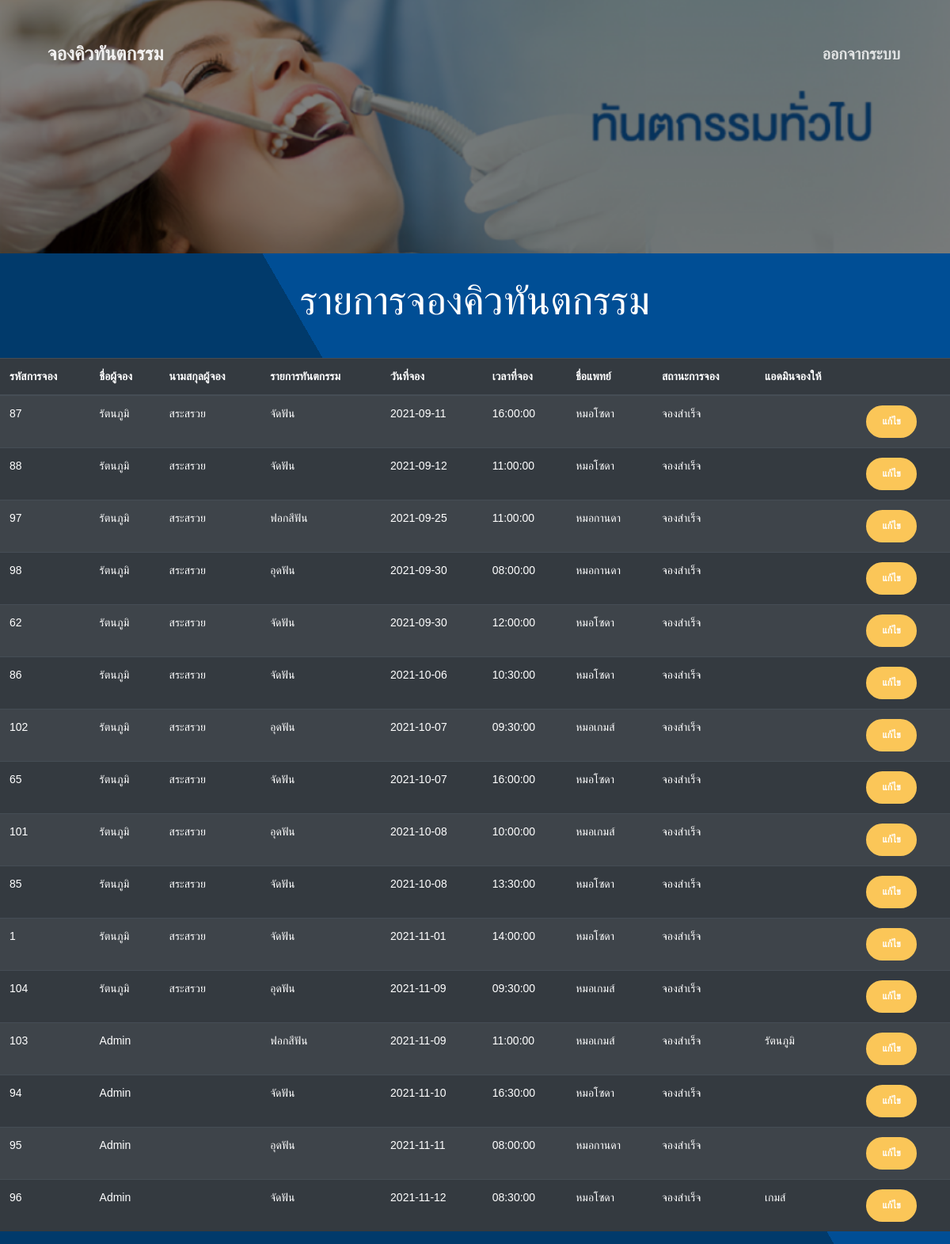
The page /index.php/main/showadmin on the database its author committed.
### tables this page shows
CREATE TABLE `dentalitems` (
  `idDental` int(11) NOT NULL,
  `idUser` int(11) NOT NULL,
  `date` date NOT NULL,
  `time` time NOT NULL,
  `dentalname` varchar(30) DEFAULT NULL,
  `nameDoctor` varchar(30) DEFAULT NULL,
  `status` varchar(20) NOT NULL,
  `namecus` varchar(30) NOT NULL
);

CREATE TABLE `user` (
  `idUser` int(11) NOT NULL,
  `name` varchar(30) NOT NULL,
  `lname` varchar(30) NOT NULL,
  `gender` varchar(10) NOT NULL,
  `email` varchar(20) NOT NULL,
  `password` varchar(20) NOT NULL,
  `phone` int(20) NOT NULL,
  `congenitaldisease` varchar(30) NOT NULL,
  `allergic` varchar(20) NOT NULL,
  `blood` varchar(10) NOT NULL,
  `emergencycontract` varchar(20) NOT NULL,
  `emergencyphone` int(11) NOT NULL,
  `level` varchar(3) NOT NULL
);

### application/controllers/Main.php (called while the page is built, shortened)
<?php
class Main extends CI_Controller
{
	function __construct()
	{
		$this->load->model('Menu_dental', 'DT');
		$this->load->helper('url');
	}
	public function showadmin()
	{
		$result['DT'] = $this->DT->get_admin();
		$this->load->view('Admin', $result);
	}
}

### index.php (called while the page is built, shortened)
<?php
require_once BASEPATH.'core/CodeIgniter.php';

### application/models/Menu_dental.php (called while the page is built, shortened)
<?php defined('BASEPATH') or exit('No direct script access allowed');
class Menu_dental extends CI_Model
{
    function get_admin()
    {
        $this->db->select('*');
        $this->db->from('dentalitems');
        $this->db->join('user', 'user.idUser = dentalitems.idUser', 'left');
        $this->db->order_by('date', 'ASC');
        $this->db->order_by('time', 'ASC');
        $query = $this->db->get();
        return $query->result();
    }
}

### application/views/Admin.php (the view, shortened to what this page needs)
<!DOCTYPE html>
<html lang="en">
<head>
</head>
<body style="background-color: #013A6B;
  background-image: -webkit-linear-gradient(30deg, #013A6B 50%, #004E95 50%);
  min-height: 500px;">
  <?php
  include_once "header.php";
  ?>
  <div class="page-header page-header-xs" data-parallax="true" style="background-image: url('../../assets/img/headeradmin.png');">
  </div>
  <center>
    <h1 style="color:white;">รายการจองคิวทันตกรรม</h1>
  </center>
  <br /> <br />
  <table class="table table-striped table-dark">
    <thead>
      <tr>
        <th scope="col">รหัสการจอง</th>
        <th scope="col">ชื่อผู้จอง</th>
        <th scope="col">นามสกุลผู้จอง</th>
        <th scope="col">รายการทันตกรรม</th>
        <th scope="col">วันที่จอง</th>
        <th scope="col">เวลาที่จอง</th>
        <th scope="col">ชื่อแพทย์</th>
        <th scope="col">สถานะการจอง</th>
        <th scope="col">แอดมินจองให้</th>
        <th scope="col"></th>
      </tr>
    </thead>
    <tbody>
      <?php
      foreach ($DT as $row) {
        echo "<tr>";
        echo "<td>" . $row->idDental . "</td>";
        echo "<td>" . $row->name . "</td>";
        echo "<td>" . $row->lname . "</td>";
        echo "<td>" . $row->dentalname . "</td>";
        echo "<td>" . $row->date . "</td>";
        echo "<td>" . $row->time . "</td>";
        echo "<td>" . $row->nameDoctor . "</td>";
        echo "<td>" . $row->status . "</td>";
        echo "<td>" . $row->namecus . "</td>";
        echo "<td><a type='button' class='btn btn-warning btn-round' href='finish?idDental=" . $row->idDental . "'>แก้ไข</a></td>";
        echo "</tr>";
      }
      ?>
  </table>
</body>
</html>

### application/views/header.php (shortened to what this page needs)
<head>
  <link href="../../assets/css/bootstrap.min.css" rel="stylesheet" />
  <link href="../../assets/css/paper-kit.css?v=2.2.0" rel="stylesheet" />
  <link href="../../assets/demo/demo.css" rel="stylesheet" />
</head>
<nav class="navbar navbar-expand-lg fixed-top navbar-transparent " color-on-scroll="300">
  <div class="container">
    <div class="navbar-translate">
      <a class="navbar-brand" href="../Main/index2" style="font-size : 24px;  font-family: 'Prompt', sans-serif; " rel="tooltip" title="Coded by Creative Tim" data-placement="bottom">
        จองคิวทันตกรรม
      </a>
    </div>
    <div class="collapse navbar-collapse justify-content-end" id="navigation">
      <ul class="navbar-nav">
        <li class="nav-item">
          <a href="../Main/logout" class="nav-link" style="font-size : 20px; font-family: 'Prompt', sans-serif; ">ออกจากระบบ </a>
        </li>
      </ul>
    </div>
  </div>
</nav>

### rows shown on the page
dentalitems: idDental "87", idUser.name "รัตนภูมิ", idUser.lname "สระสรวย", dentalname "จัดฟัน", date "2021-09-11", time "16:00:00", nameDoctor "หมอโซดา", status "จองสำเร็จ"
dentalitems: idDental "88", idUser.name "รัตนภูมิ", idUser.lname "สระสรวย", dentalname "จัดฟัน", date "2021-09-12", time "11:00:00", nameDoctor "หมอโซดา", status "จองสำเร็จ"
dentalitems: idDental "97", idUser.name "รัตนภูมิ", idUser.lname "สระสรวย", dentalname "ฟอกสีฟัน", date "2021-09-25", time "11:00:00", nameDoctor "หมอกานดา", status "จองสำเร็จ"
dentalitems: idDental "98", idUser.name "รัตนภูมิ", idUser.lname "สระสรวย", dentalname "อุดฟัน", date "2021-09-30", time "08:00:00", nameDoctor "หมอกานดา", status "จองสำเร็จ"
dentalitems: idDental "62", idUser.name "รัตนภูมิ", idUser.lname "สระสรวย", dentalname "จัดฟัน", date "2021-09-30", time "12:00:00", nameDoctor "หมอโซดา", status "จองสำเร็จ"
dentalitems: idDental "86", idUser.name "รัตนภูมิ", idUser.lname "สระสรวย", dentalname "จัดฟัน", date "2021-10-06", time "10:30:00", nameDoctor "หมอโซดา", status "จองสำเร็จ"
dentalitems: idDental "102", idUser.name "รัตนภูมิ", idUser.lname "สระสรวย", dentalname "อุดฟัน", date "2021-10-07", time "09:30:00", nameDoctor "หมอเกมส์", status "จองสำเร็จ"
dentalitems: idDental "65", idUser.name "รัตนภูมิ", idUser.lname "สระสรวย", dentalname "จัดฟัน", date "2021-10-07", time "16:00:00", nameDoctor "หมอโซดา", status "จองสำเร็จ"
dentalitems: idDental "101", idUser.name "รัตนภูมิ", idUser.lname "สระสรวย", dentalname "อุดฟัน", date "2021-10-08", time "10:00:00", nameDoctor "หมอเกมส์", status "จองสำเร็จ"
dentalitems: idDental "85", idUser.name "รัตนภูมิ", idUser.lname "สระสรวย", dentalname "จัดฟัน", date "2021-10-08", time "13:30:00", nameDoctor "หมอโซดา", status "จองสำเร็จ"
dentalitems: idDental "1", idUser.name "รัตนภูมิ", idUser.lname "สระสรวย", dentalname "จัดฟัน", date "2021-11-01", time "14:00:00", nameDoctor "หมอโซดา", status "จองสำเร็จ"
dentalitems: idDental "104", idUser.name "รัตนภูมิ", idUser.lname "สระสรวย", dentalname "อุดฟัน", date "2021-11-09", time "09:30:00", nameDoctor "หมอเกมส์", status "จองสำเร็จ"
dentalitems: idDental "103", idUser.name "Admin", dentalname "ฟอกสีฟัน", date "2021-11-09", time "11:00:00", nameDoctor "หมอเกมส์", status "จองสำเร็จ", namecus "รัตนภูมิ"
dentalitems: idDental "94", idUser.name "Admin", dentalname "จัดฟัน", date "2021-11-10", time "16:30:00", nameDoctor "หมอโซดา", status "จองสำเร็จ"
dentalitems: idDental "95", idUser.name "Admin", dentalname "อุดฟัน", date "2021-11-11", time "08:00:00", nameDoctor "หมอกานดา", status "จองสำเร็จ"
dentalitems: idDental "96", idUser.name "Admin", dentalname "จัดฟัน", date "2021-11-12", time "08:30:00", nameDoctor "หมอโซดา", status "จองสำเร็จ", namecus "เกมส์"
